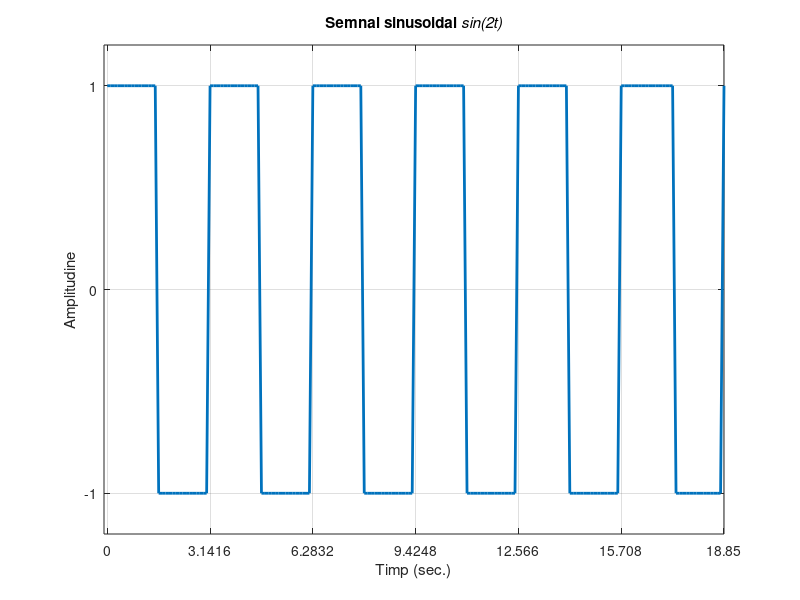

This chart was generated by the following MATLAB code:
w=2;% pulsatia semnalului de intrare
T=2*pi/w;% perioada semnalului
n=30;% numar de esantioane pe o perioada
nT=6; % numar de perioade de reprezentat
t=0:T/n:nT*T; % timp de reprezentare

y=square(w*t); % semnal sinusoidal

plot(t, y, 'LineWidth',2); % reprezentarea grafica
title(['Semnal sinusoidal \it{sin(}',num2str(w),'t)'])

axis([-0.1 nT*T -1.2 1.2]);
grid;

set(gca,'XTick',[0:T:nT*T]);
set(gca,'YTick',[-1 0 1]);
set(gca,'YTickLabel',{'-1','0','1'})

xlabel('Timp (sec.)');
ylabel('Amplitudine');
